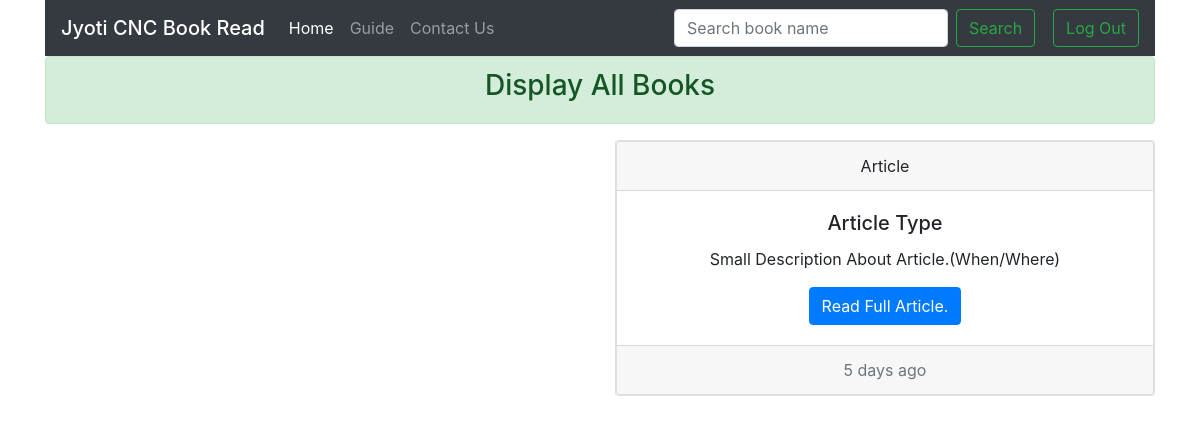
The app's page /Display_All_Books.php, older data.
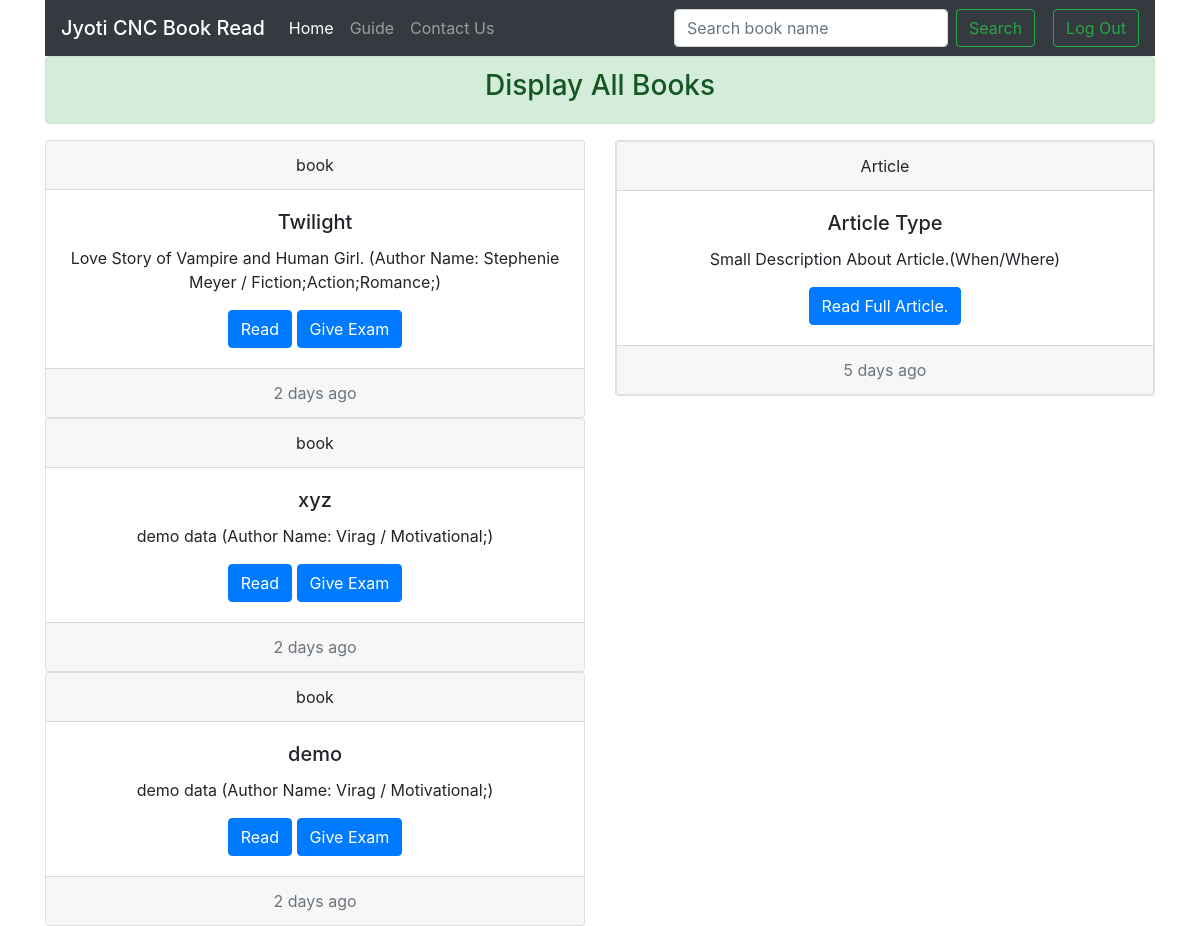
The same page, newer data.
### tables this page shows
CREATE TABLE IF NOT EXISTS `books` (
  `bid` int(11) NOT NULL AUTO_INCREMENT,
  `title` varchar(30) NOT NULL,
  `summary` varchar(100) NOT NULL,
  `author` varchar(50) NOT NULL,
  `tags` mediumtext NOT NULL,
  `type` varchar(7) NOT NULL,
  `content` longtext NOT NULL,
  `e_ques` varchar(3) NOT NULL,
  `date` date DEFAULT NULL,
  PRIMARY KEY (`bid`)
);

### Display_All_Books.php (the view, shortened to what this page needs)
<?php
$conn = mysqli_connect('localhost', 'root', 'root', 'book_club');
$query = "select title, summary,author,tags,type from books";
$result = mysqli_query($conn, $query);
?>
<!doctype html>
<html lang="en">
	<head>
		<link rel="stylesheet" href="https://stackpath.bootstrapcdn.com/bootstrap/4.3.1/css/bootstrap.min.css">
	</head>
	<body>
		<div class="container">
			<nav class="navbar navbar-expand-lg navbar-dark bg-dark">
				<span class="navbar-brand mb-0 h1">Jyoti CNC Book Read</span>
				<div class="collapse navbar-collapse" id="navbarNavAltMarkup">
					<div class="navbar-nav">
						<a class="nav-item nav-link active" href="#">Home <span class="sr-only">(current)</span></a>
						<a class="nav-item nav-link" href="#">Guide</a>
						<a class="nav-item nav-link" href="#">Contact Us</a>
					</div>
				</div>
				<form class="form-inline"  action="logout.php">
					<input class="form-control mr-sm-2" type="search" placeholder="Search book name" aria-label="Search book name">
					<button class="btn btn-outline-success my-2 my-sm-0" type="submit">Search</button>
					<button  class="btn btn-outline-success my-2 my-sm-0" >Log Out</button>
				</form>
			</nav>
			<div class="alert alert-success" role="alert" align="center">
				<h3>Display All Books</h3>
			</div>
			<div class="row">
				<div class="col-sm-6">
				<?php
					if($result-> num_rows > 0) {
							while($book = $result->fetch_assoc()) {
							$booksTitle = $book['title'];
							$bookSummary = $book['summary'];
							$booksAuthor = $book['author'];
							$bookTags = $book['tags'];
							$bookType = $book['type'];
							echo '<div class="card text-center">
								<div class="card-header">
									'.$bookType.'
								</div>
								<div class="card-body">
									<h5 class="card-title">'.$booksTitle.'</h5>
									<p class="card-text">'.$bookSummary.' (Author Name: '.$booksAuthor.' / '.$bookTags.')</p>
									<a href="#" class="btn btn-primary">Read</a>
									<a href="#" class="btn btn-primary">Give Exam</a>
								</div>
								<div class="card-footer text-muted">
									2 days ago
								</div>
							</div>';
							}
					}
				?>
				</div>
				<div class="col-sm-6">
					<div class="card">
						<div class="card text-center">
							<div class="card-header">
								Article
							</div>
							<div class="card-body">
								<h5 class="card-title">Article Type</h5>
								<p class="card-text">Small Description About Article.(When/Where)</p>
								<a href="#" class="btn btn-primary">Read Full Article.</a>
							</div>
							<div class="card-footer text-muted">
								5 days ago
							</div>
						</div>
					</div>
				</div>
			</div>
		</div>
	</body>
</html>

Row changes from the older to the newer data that the page shows:
added books: type "book", title "Twilight", summary "Love Story of Vampire and Human Girl.", author "Stephenie Meyer", tags "Fiction;Action;Romance;"
added books: type "book", title "xyz", summary "demo data", author "Virag", tags "Motivational;"
added books: type "book", title "demo", summary "demo data", author "Virag", tags "Motivational;"
